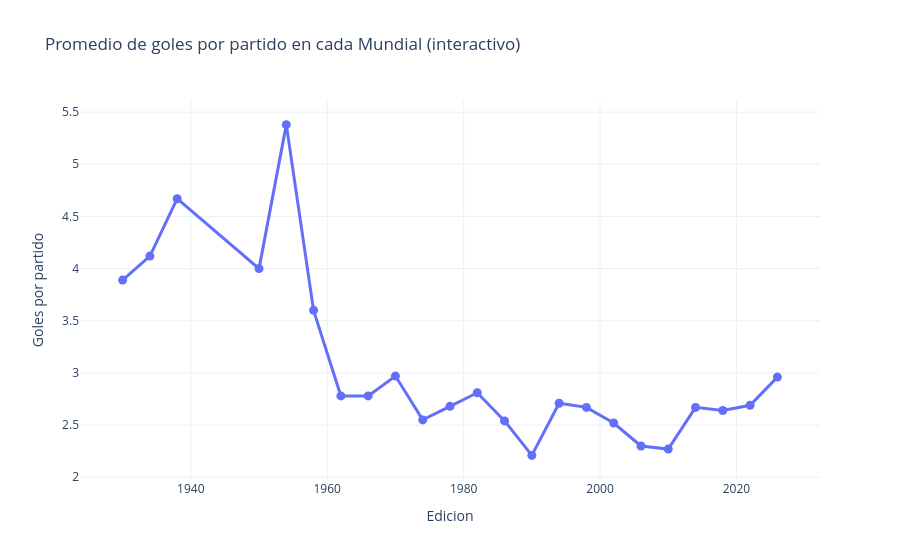

The notebook cell this image was saved under:
### Markdown cell above
## 12. Versión interactiva (Plotly)

Al pasar el mouse sobre cada punto se muestran los partidos jugados y los
goles totales de esa edición.

### Code cell
fig = viz.grafico_interactivo_goles()
fig.show()

### Figure 1 — Plotly figure (JSON) as saved in the notebook; plotly's stock layout.template omitted (floating-point values rounded to 4 significant figures)
{"data": [{"customdata": [[18, 70], [17, 70], [18, 84], [22, 88], [26, 140], [35, 126], [32, 89], [32, 89], [32, 95], [38, 97], [38, 102], [52, 146], [52, 132], [52, 115], [52, 141], [64, 171], [64, 161], [64, 147], [64, 145], [64, 171], [64, 169], [64, 172], [104, 308]], "hovertemplate": "Edicion=%{x}<br>Goles por partido=%{y}<br>Partidos jugados=%{customdata[0]}<br>Goles totales=%{customdata[1]}<extra></extra>", "legendgroup": "", "line": {"color": "#636efa", "dash": "solid", "width": 3}, "marker": {"size": 9, "symbol": "circle"}, "mode": "lines+markers", "name": "", "orientation": "v", "showlegend": false, "type": "scatter", "x": [1930, 1934, 1938, 1950, 1954, 1958, 1962, 1966, 1970, 1974, 1978, 1982, 1986, 1990, 1994, 1998, 2002, 2006, 2010, 2014, 2018, 2022, 2026], "xaxis": "x", "y": [3.89, 4.12, 4.67, 4.0, 5.38, 3.6, 2.78, 2.78, 2.97, 2.55, 2.68, 2.81, 2.54, 2.21, 2.71, 2.67, 2.52, 2.3, 2.27, 2.67, 2.64, 2.69, 2.96], "yaxis": "y"}], "layout": {"hovermode": "x unified", "legend": {"tracegroupgap": 0}, "title": {"text": "Promedio de goles por partido en cada Mundial (interactivo)"}, "xaxis": {"anchor": "y", "domain": [0.0, 1.0], "title": {"text": "Edicion"}}, "yaxis": {"anchor": "x", "domain": [0.0, 1.0], "title": {"text": "Goles por partido"}}}}
